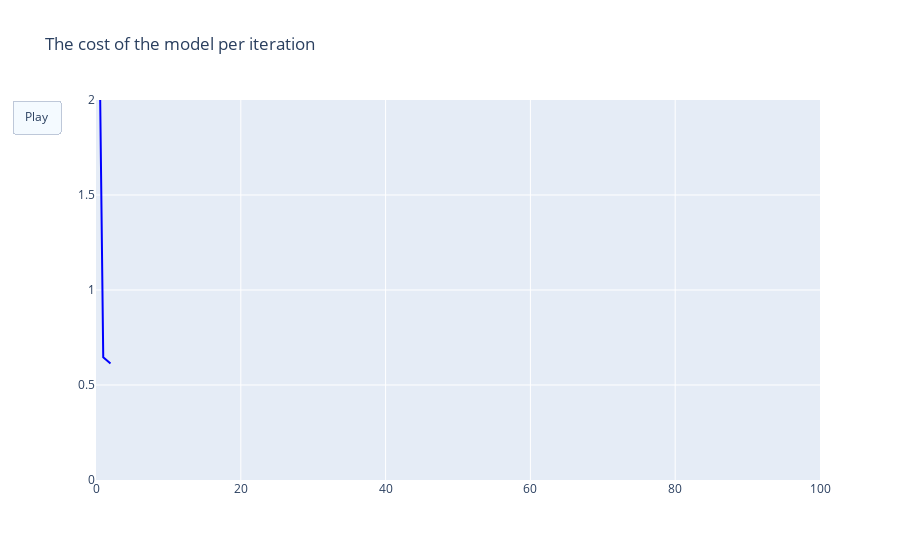

This figure's notebook cell:
### Code cell
x = np.arange(100)
fig = go.Figure(
    data=[go.Scatter(x=x[:3], y=log_reg.t_cost[:3],
                     mode="lines",
                     line=dict(width=2, color="blue"))],
    layout=go.Layout(
        xaxis=dict(range=[0, 100], autorange=False, zeroline=False),
        yaxis=dict(range=[0, 2], autorange=False, zeroline=False),
        title_text="The cost of the model per iteration", hovermode="closest",
        updatemenus=[dict(type="buttons",
                          buttons=[dict(label="Play",
                                        method="animate",
                                        args=[None])])]),
      frames=[go.Frame(
        data=[go.Scatter(
            x=x[:k],
            y=log_reg.t_cost[:k],
            mode="lines",
            line=dict(color="red", width=2))
        ]) for k in range(3, 100)]
)

fig.show()

### Figure 1 — Plotly figure (JSON) as saved in the notebook; plotly's stock layout.template omitted (floating-point values rounded to 4 significant figures)
{"data": [{"line": {"color": "blue", "width": 2}, "mode": "lines", "type": "scatter", "x": [0, 1, 2], "y": [3.865, 0.6456, 0.6128]}], "layout": {"hovermode": "closest", "title": {"text": "The cost of the model per iteration"}, "updatemenus": [{"buttons": [{"args": [null], "label": "Play", "method": "animate"}], "type": "buttons"}], "xaxis": {"autorange": false, "range": [0, 100], "zeroline": false}, "yaxis": {"autorange": false, "range": [0, 2], "zeroline": false}}}
